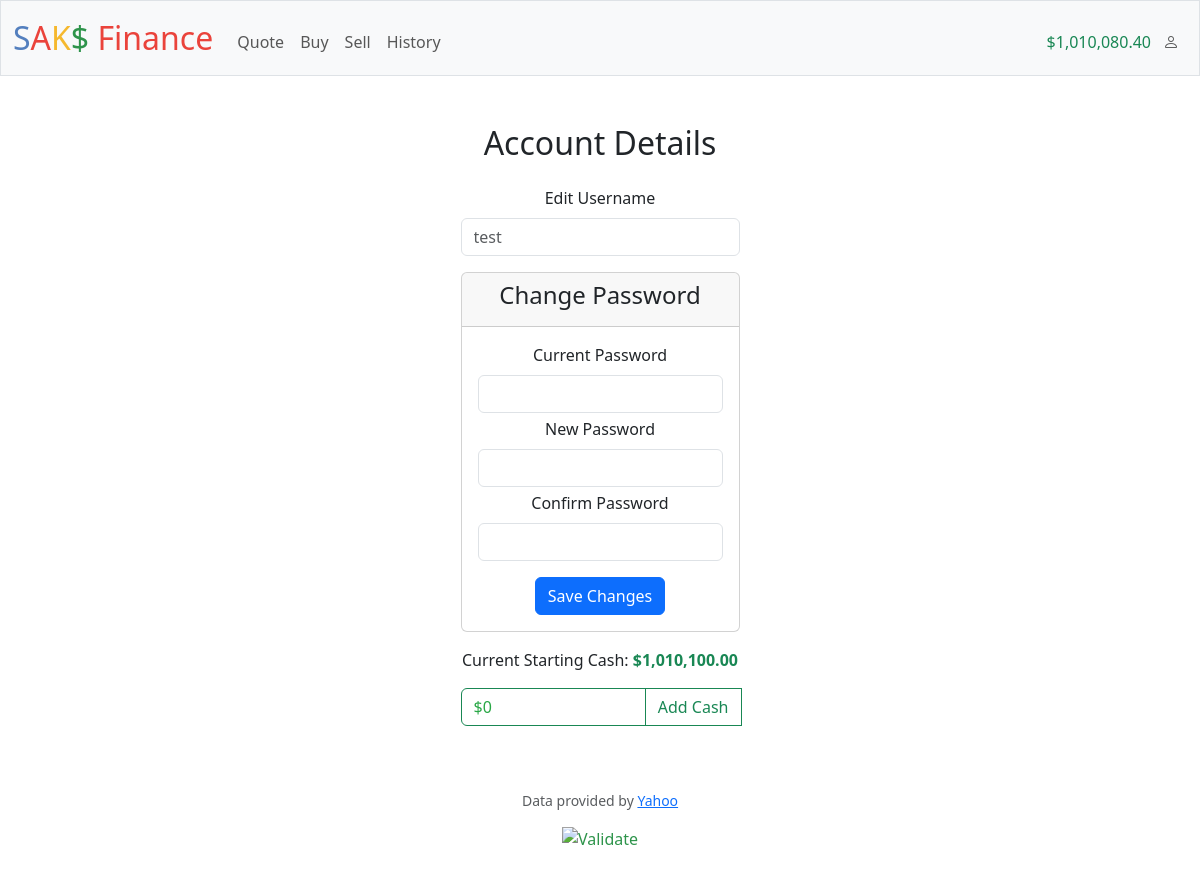
Screenshot of /profile (signed in) with the database file from the repository.
### tables this page shows
CREATE TABLE users (id INTEGER PRIMARY KEY AUTOINCREMENT NOT NULL, username TEXT NOT NULL, hash TEXT NOT NULL, cash NUMERIC NOT NULL DEFAULT 10000.00, 'init_cash' NUMERIC NOT NULL DEFAULT 10000);

### app.py (the view, shortened to what this page needs)
@app.route("/profile", methods=["GET", "POST"])
@login_required
def profile():
    return render_template("profile.html")

### app.py (called while the page is built)
@app.context_processor
def inject_user_cash():
    if "user_id" in session:
        data = db.execute("SELECT cash, username, init_cash FROM users WHERE id=?", session["user_id"])
        try:
            return dict(user_cash=data[0]["cash"], username=data[0]["username"], user_initcash=data[0]["init_cash"])
        except:
            session.clear()
    else:
        return dict(user_cash=0, username="", user_initcash=0)

@app.after_request
def after_request(response):
    response.headers["Cache-Control"] = "no-cache, no-store, must-revalidate"
    response.headers["Expires"] = 0
    response.headers["Pragma"] = "no-cache"
    return response

### helpers.py (called while the page is built)
def login_required(f):
    @wraps(f)
    def decorated_function(*args, **kwargs):
        if session.get("user_id") is None:
            return redirect("/login")
        return f(*args, **kwargs)
    return decorated_function

def usd(value):
    return f"${value:,.2f}"

### templates/profile.html (shortened to what this page needs)
{% extends "layout.html" %}
{% block main %}
<h2 class="mb-4">
    Account Details
</h2>
<form action="/profile" method="post">
  <div class="mb-3">
    <label class="form-label">Edit Username</label>
    <input name="username" autocomplete="off" autofocus class="form-control w-25 mx-auto" placeholder="{{ username }}">
  </div>
  <div class="mb-3">
    <div class="card w-25 mx-auto">
      <div class="card-header">
        <h4>Change Password</h4>
      </div>
      <div class="card-body">
        <div class="mb-1">
          <label class="form-label">Current Password</label>
          <input type="password" name="currentpass" autocomplete="off" autofocus class="form-control">
        </div>
        <div class="mb-1">
          <label class="form-label">New Password</label>
          <input type="password" name="newpass" autocomplete="off" autofocus class="form-control">
        </div>
        <div class="mb-1">
          <label class="form-label">Confirm Password</label>
          <input type="password" name="confirmpass" autocomplete="off" autofocus class="form-control">
        </div>
        <button type="submit" name="edit_udata" class="btn btn-primary">Save Changes</button>
      </div>
    </div>
    <p class="mt-3">Current Starting Cash: <span class="text-success fw-bold">{{ user_initcash | usd}}</span></p>
    <div class="input-group w-25 mx-auto ">
      <input type="number" name="cash" id="addcash" class="form-control border-success placeholder-success" placeholder="$0" style="">
      <button class="btn btn-outline-success" name="add$" type="submit" id="button-addon2">Add Cash</button>
    </div>
  </div>
</form>
{% endblock %}

### templates/layout.html (shortened to what this page needs)
<!DOCTYPE html>
<html lang="en">
    <head>
        <link href="https://cdn.jsdelivr.net/npm/bootstrap@5.3.3/dist/css/bootstrap.min.css" rel="stylesheet">
        <link href="/static/styles.css" rel="stylesheet">
        <link rel="stylesheet" href="https://cdn.jsdelivr.net/npm/bootstrap-icons@1.11.3/font/bootstrap-icons.min.css">
    </head>
    <body>
        <nav class="bg-light border navbar navbar-expand-md navbar-light">
            <div class="container-fluid">
                <a class="navbar-brand" href="/"><span class="blue">S</span><span class="red">A</span><span class="yellow">K</span><span class="green">$</span> <span class="red">Finance</span></a>
                <div class="collapse navbar-collapse" id="navbar">
                    {% if session["user_id"] %}
                        <ul class="navbar-nav me-auto mt-2">
                            <li class="nav-item"><a class="nav-link" href="/quote">Quote</a></li>
                            <li class="nav-item"><a class="nav-link" href="/buy">Buy</a></li>
                            <li class="nav-item"><a class="nav-link" href="/sell">Sell</a></li>
                            <li class="nav-item"><a class="nav-link" href="/history">History</a></li>
                        </ul>
                        <ul class="navbar-nav ms-auto mt-2">
                            <li class="navbar-text"><span class="text-success font-weight-bold">{{ user_cash | usd }}</span></li>
                            <li class="nav-item dropdown ms-1">
                                <a class="nav-link btn btn-light dropdown-toggle" id="navbarDropdownMenuLink" data-bs-toggle="dropdown" aria-haspopup="true" aria-expanded="false">
                                    <i class="bi-person" style="font-size: 1rem; color: rgba( 0,0,0 , 0.65);"></i>
                                </a>
                              </li>
                        </ul>
                    {% else %}
                        <ul class="navbar-nav ms-auto mt-2">
                            <li class="nav-item"><a class="nav-link" href="/register">Register</a></li>
                            <li class="nav-item"><a class="nav-link" href="/login">Log In</a></li>
                        </ul>
                    {% endif %}
                </div>
            </div>
        </nav>
        <main class="container py-5 text-center">
            {% block main %}{% endblock %}
        </main>
        <footer class="mb-5">
            <p class="mb-3 small text-center text-muted">
                Data provided by <a href="https://finance.yahoo.com/">Yahoo</a>
            </p>
            <form action="https://validator.w3.org/check" class="text-center" enctype="multipart/form-data" method="post" target="_blank">
                <input alt="Validate" src="/static/I_heart_validator.png" type="image">
            </form>
        </footer>
    </body>
</html>

### static/styles.css (style rules this page uses)
nav .navbar-brand { font-size: xx-large; }
nav .navbar-brand .blue { color: #537fbe; }
nav .navbar-brand .red { color: #ea433b; }
nav .navbar-brand .yellow { color: #f5b82e; }
nav .navbar-brand .green { color: #2e944b; }
.nav-link.dropdown-toggle::after { display: none; }
.placeholder-success::placeholder { color: #28a745; }
#addcash { color: #2e944b; }
input, select, textarea { color: #2e944b; }

### rows the page displays
users: cash "$1,010,080.40", username "test", init_cash "$1,010,100.00"
